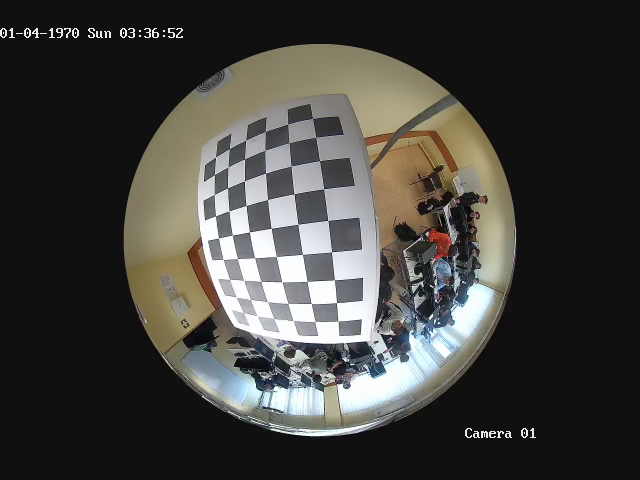
#> input picture images/frame10.png, 1280 x 960 px, given in place of robotCam_1.avi, which was not available (shown at 1/2 size)
$ python detect.py
#> lines starting #> are read from the running program, lines starting #| are printed output that depends on the picture; after the words box and inside, x2 and y2 are one past the last pixel; in counts of white or black regions, pixels touching at a corner belong together
import cv2
import numpy as np

cap = cv2.VideoCapture('video/robotCam_1.avi')
# fourcc = cv2.VideoWriter.fourcc(*'MP4V')
# out = cv2.VideoWriter('robotCam_tst.avi', fourcc, 20.0, (640, 480))

# РЕФЕРЕНСНЫЕ ЗНАЧЕНИЯ (не финальный вариант)
# red
L_limit_red = np.array([0, 0, 88])
U_limit_red = np.array([90, 90, 255])

# green
L_limit_green = np.array([0, 50, 0])
U_limit_green = np.array([80, 255, 80])

# blue
L_limit_blue = np.array([30, 0, 0])
U_limit_blue = np.array([255, 50, 50])


def nothing(n: int) -> None:
    pass


def get_setting(field):
    return cv2.getTrackbarPos(field, 'settings')


def create_setting(name, value, count):
    cv2.createTrackbar(name, 'settings', value, count, nothing)


cv2.namedWindow('settings', cv2.WINDOW_NORMAL)
cv2.resizeWindow('settings', 900, 500)
create_setting('FPS', 40, 400)
create_setting('blue_lower', 0, 255)
create_setting('green_lower', 50, 255)
create_setting('red_lower', 0, 255)
create_setting('blue_upper', 75, 255)
create_setting('green_upper', 255, 255)
create_setting('red_upper', 50, 255)
create_setting('blur', 3, 30)
create_setting('ksize', 30, 50)

while True:
    FPS = get_setting('FPS')
    lowerb = np.array([get_setting('blue_lower'), get_setting('green_lower'), get_setting('red_lower')])
    upperb = np.array([get_setting('blue_upper'), get_setting('green_upper'), get_setting('red_upper')])
    blur_val = get_setting('blur')
    ksize = get_setting('ksize')

    if FPS != 0:
        ret, frame = cap.read()
#> frame is the input picture: shape (960, 1280, 3); mean B, G, R 61.5, 65.2, 66.2

    mask = cv2.medianBlur(frame, 1 + blur_val * 2)
    mask = cv2.inRange(mask, lowerb, upperb)
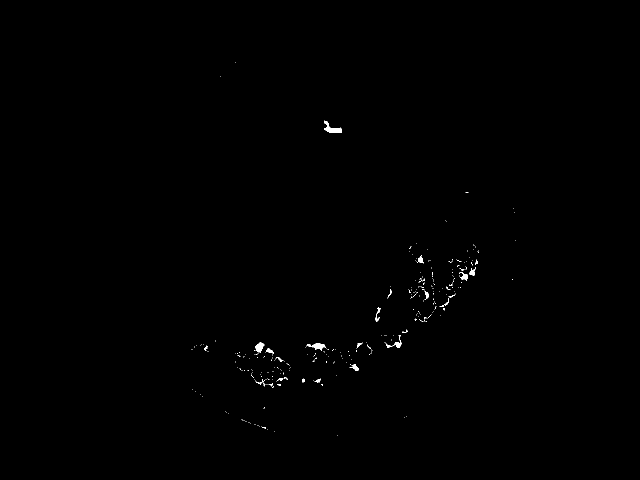
#> mask: shape (960, 1280) (shown at 1/2 size); 0.24% white; 300 white regions (277 under 20 px), largest, box (x1, y1, x2, y2) and area: (648, 241, 684, 266) 365, (612, 687, 653, 701) 271, (511, 684, 529, 705) 225
    kernel = cv2.getStructuringElement(cv2.MORPH_RECT, (ksize, ksize))
    mask = cv2.morphologyEx(mask, cv2.MORPH_OPEN, kernel, iterations=1)
#> mask: shape (960, 1280); every value is 0

    edged = cv2.Canny(mask, 50, 150, apertureSize=3, L2gradient=True)

    contours, hierarchy = cv2.findContours(edged, cv2.RETR_EXTERNAL, cv2.CHAIN_APPROX_NONE)
#> contours = []
    contours = sorted(contours, key=cv2.contourArea, )

    for i in range(len(contours)):
        if cv2.contourArea(contours[i]) > 1000:
            frame = cv2.drawContours(frame, contours[i], -1, (0, 255, 0), 3)
            M = cv2.moments(contours[i])
            if M['m00'] != 0:
                cx = int(M['m10'] / M['m00'])
                cy = int(M['m01'] / M['m00'])
            cv2.putText(frame, f'{i}_({cx}:{cy})', (cx + 10, cy - 40), cv2.FONT_HERSHEY_SIMPLEX, 1,
                        (255, 255, 255), 1)
#> this loop made 0 passes

    if FPS != 0:
        cv2.imshow('video feed', frame)
        # out.write(frame)

    if cv2.waitKey(max(1000 // max(FPS, 1), 1)) & 0xFF == ord('q'):
#> (key q is pressed here)
        break

cap.release()
cv2.destroyAllWindows()

$ run again, on images/frame110.png
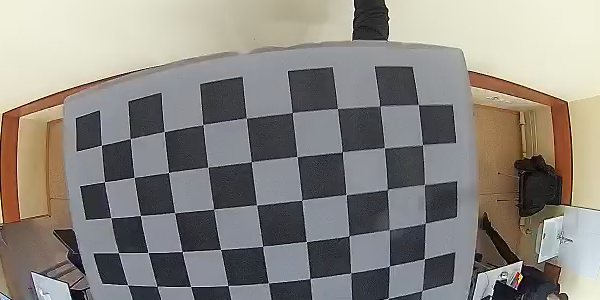
#> input picture images/frame110.png, 600 x 300 px, given in place of robotCam_1.avi, which was not available
#> frame is the input picture: shape (300, 600, 3); mean B, G, R 129.2, 134.8, 138.8
#> `mask = cv2.medianBlur(frame, 1 + blur_val * 2)`:
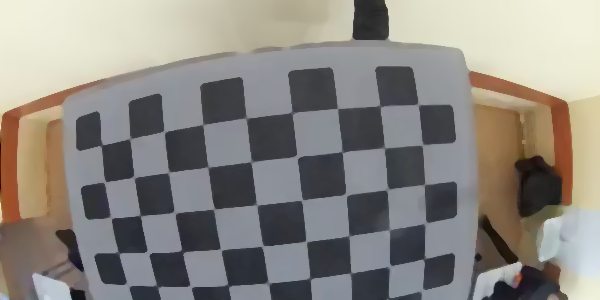
#> mask: shape (300, 600, 3); mean B, G, R 129.6, 135.3, 139.3
#> `mask = cv2.inRange(mask, lowerb, upperb)`:
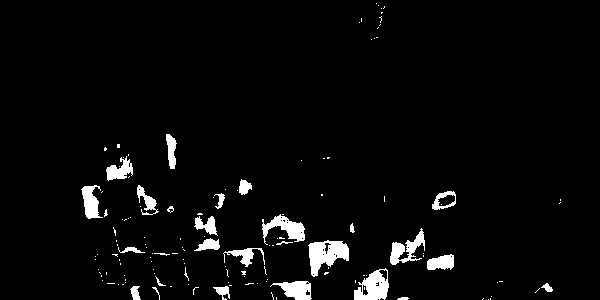
#> mask: shape (300, 600); 3.8% white; 137 white regions (110 under 20 px), largest, box (x1, y1, x2, y2) and area: (308, 240, 349, 277) 871, (354, 268, 389, 300) 699, (262, 214, 305, 245) 582
#> contours = []

$ run again, on images/frame111.png
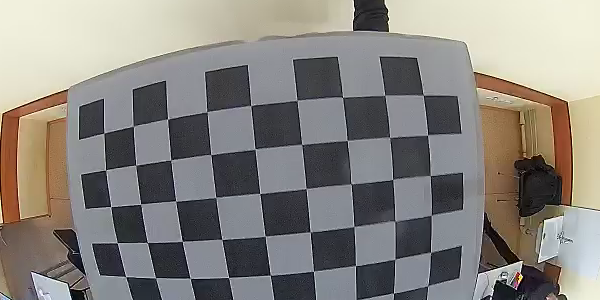
#> input picture images/frame111.png, 600 x 300 px, given in place of robotCam_1.avi, which was not available
#> frame is the input picture: shape (300, 600, 3); mean B, G, R 127, 132.1, 135.9
#> `mask = cv2.medianBlur(frame, 1 + blur_val * 2)`:
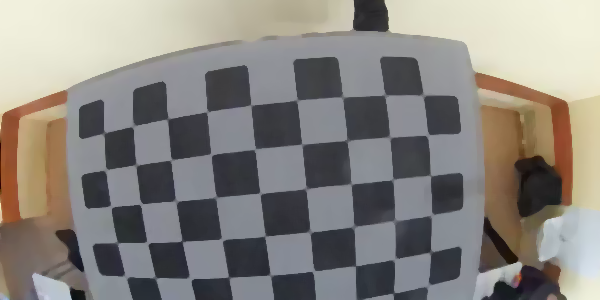
#> mask: shape (300, 600, 3); mean B, G, R 127.4, 132.6, 136.4
#> `mask = cv2.inRange(mask, lowerb, upperb)`:
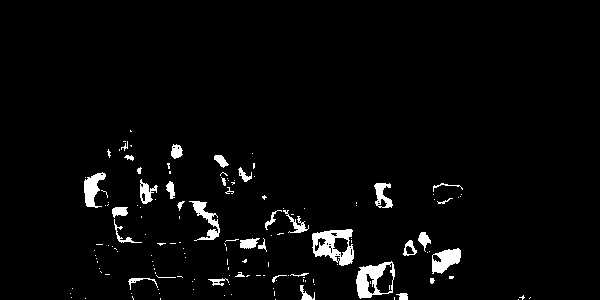
#> mask: shape (300, 600); 3.2% white; 147 white regions (111 under 20 px), largest, box (x1, y1, x2, y2) and area: (312, 229, 354, 266) 868, (356, 261, 395, 299) 724, (432, 248, 461, 274) 473
#> contours = []

$ run again, on images/frame113.png
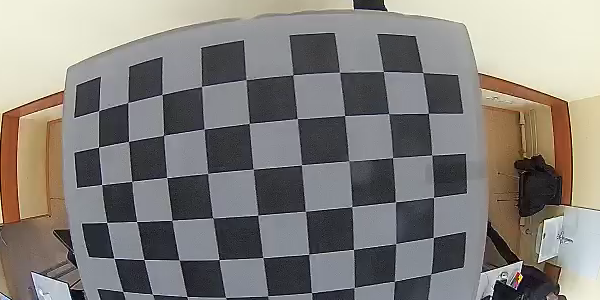
#> input picture images/frame113.png, 600 x 300 px, given in place of robotCam_1.avi, which was not available
#> frame is the input picture: shape (300, 600, 3); mean B, G, R 123.9, 128, 131.5
#> `mask = cv2.medianBlur(frame, 1 + blur_val * 2)`:
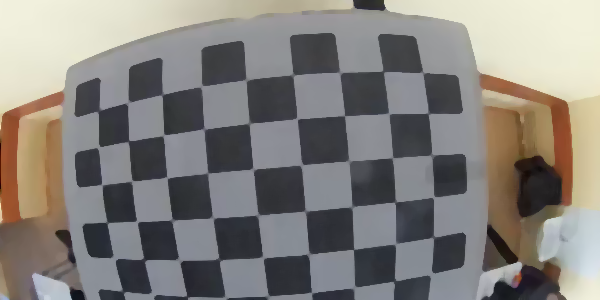
#> mask: shape (300, 600, 3); mean B, G, R 124.2, 128.4, 132
#> `mask = cv2.inRange(mask, lowerb, upperb)`:
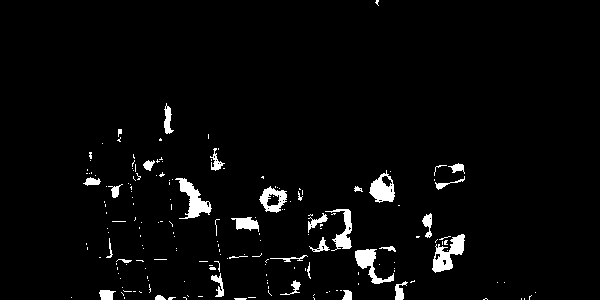
#> mask: shape (300, 600); 3.3% white; 187 white regions (152 under 20 px), largest, box (x1, y1, x2, y2) and area: (432, 234, 465, 273) 607, (175, 178, 212, 219) 596, (355, 249, 394, 284) 492
#> contours = []
